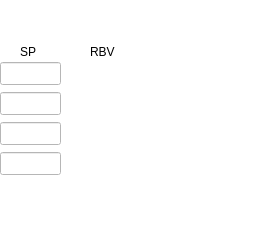
<?xml version="1.0" encoding="UTF-8"?>
<ui version="4.0">
 <class>Form</class>
 <widget class="QWidget" name="Form">
  <property name="geometry">
   <rect>
    <x>0</x>
    <y>0</y>
    <width>279</width>
    <height>226</height>
   </rect>
  </property>
  <property name="sizePolicy">
   <sizepolicy hsizetype="Ignored" vsizetype="Ignored">
    <horstretch>0</horstretch>
    <verstretch>0</verstretch>
   </sizepolicy>
  </property>
  <property name="windowTitle">
   <string>Slit axes</string>
  </property>
  <property name="styleSheet">
   <string notr="true">background-color: rgb(255, 255, 255);</string>
  </property>
  <layout class="QVBoxLayout" name="verticalLayout">
   <property name="spacing">
    <number>0</number>
   </property>
   <property name="leftMargin">
    <number>0</number>
   </property>
   <property name="topMargin">
    <number>0</number>
   </property>
   <property name="rightMargin">
    <number>0</number>
   </property>
   <property name="bottomMargin">
    <number>0</number>
   </property>
   <item>
    <widget class="QFrame" name="frame">
     <property name="sizePolicy">
      <sizepolicy hsizetype="Fixed" vsizetype="Fixed">
       <horstretch>0</horstretch>
       <verstretch>0</verstretch>
      </sizepolicy>
     </property>
     <property name="minimumSize">
      <size>
       <width>133</width>
       <height>141</height>
      </size>
     </property>
     <property name="frameShape">
      <enum>QFrame::Box</enum>
     </property>
     <property name="frameShadow">
      <enum>QFrame::Plain</enum>
     </property>
     <property name="lineWidth">
      <number>0</number>
     </property>
     <widget class="QLabel" name="label_11">
      <property name="geometry">
       <rect>
        <x>20</x>
        <y>0</y>
        <width>31</width>
        <height>20</height>
       </rect>
      </property>
      <property name="text">
       <string>SP</string>
      </property>
      <property name="alignment">
       <set>Qt::AlignLeading|Qt::AlignLeft|Qt::AlignVCenter</set>
      </property>
     </widget>
     <widget class="QLabel" name="label_12">
      <property name="geometry">
       <rect>
        <x>90</x>
        <y>0</y>
        <width>31</width>
        <height>20</height>
       </rect>
      </property>
      <property name="text">
       <string>RBV</string>
      </property>
      <property name="alignment">
       <set>Qt::AlignLeading|Qt::AlignLeft|Qt::AlignVCenter</set>
      </property>
     </widget>
     <widget class="QELineEdit" name="qelineedit">
      <property name="geometry">
       <rect>
        <x>0</x>
        <y>20</y>
        <width>61</width>
        <height>23</height>
       </rect>
      </property>
      <property name="font">
       <font>
        <pointsize>9</pointsize>
       </font>
      </property>
      <property name="alignment">
       <set>Qt::AlignRight|Qt::AlignTrailing|Qt::AlignVCenter</set>
      </property>
      <property name="variable" stdset="0">
       <string>$(SLIT)HSIZE.VAL</string>
      </property>
      <property name="variableSubstitutions" stdset="0">
       <string/>
      </property>
      <property name="displayAlarmStateOption" stdset="0">
       <enum>QEGenericEdit::Never</enum>
      </property>
     </widget>
     <widget class="QELabel" name="qelabel_3">
      <property name="geometry">
       <rect>
        <x>70</x>
        <y>20</y>
        <width>61</width>
        <height>21</height>
       </rect>
      </property>
      <property name="font">
       <font>
        <pointsize>9</pointsize>
       </font>
      </property>
      <property name="alignment">
       <set>Qt::AlignRight|Qt::AlignTrailing|Qt::AlignVCenter</set>
      </property>
      <property name="variable" stdset="0">
       <string>$(SLIT)HSIZE.RBV</string>
      </property>
      <property name="variableSubstitutions" stdset="0">
       <string/>
      </property>
      <property name="addUnits">
       <bool>false</bool>
      </property>
     </widget>
     <widget class="QELineEdit" name="qelineedit_2">
      <property name="geometry">
       <rect>
        <x>0</x>
        <y>50</y>
        <width>61</width>
        <height>23</height>
       </rect>
      </property>
      <property name="font">
       <font>
        <pointsize>9</pointsize>
       </font>
      </property>
      <property name="alignment">
       <set>Qt::AlignRight|Qt::AlignTrailing|Qt::AlignVCenter</set>
      </property>
      <property name="variable" stdset="0">
       <string>$(SLIT)HCENTRE.VAL</string>
      </property>
      <property name="variableSubstitutions" stdset="0">
       <string/>
      </property>
      <property name="displayAlarmStateOption" stdset="0">
       <enum>QEGenericEdit::Never</enum>
      </property>
     </widget>
     <widget class="QELineEdit" name="qelineedit_3">
      <property name="geometry">
       <rect>
        <x>0</x>
        <y>80</y>
        <width>61</width>
        <height>23</height>
       </rect>
      </property>
      <property name="font">
       <font>
        <pointsize>9</pointsize>
       </font>
      </property>
      <property name="alignment">
       <set>Qt::AlignRight|Qt::AlignTrailing|Qt::AlignVCenter</set>
      </property>
      <property name="variable" stdset="0">
       <string>$(SLIT)VSIZE.VAL</string>
      </property>
      <property name="variableSubstitutions" stdset="0">
       <string/>
      </property>
      <property name="displayAlarmStateOption" stdset="0">
       <enum>QEGenericEdit::Never</enum>
      </property>
     </widget>
     <widget class="QELineEdit" name="qelineedit_4">
      <property name="geometry">
       <rect>
        <x>0</x>
        <y>110</y>
        <width>61</width>
        <height>23</height>
       </rect>
      </property>
      <property name="font">
       <font>
        <pointsize>9</pointsize>
       </font>
      </property>
      <property name="alignment">
       <set>Qt::AlignRight|Qt::AlignTrailing|Qt::AlignVCenter</set>
      </property>
      <property name="variable" stdset="0">
       <string>$(SLIT)VCENTRE.VAL</string>
      </property>
      <property name="variableSubstitutions" stdset="0">
       <string/>
      </property>
      <property name="displayAlarmStateOption" stdset="0">
       <enum>QEGenericEdit::Never</enum>
      </property>
     </widget>
     <widget class="QELabel" name="qelabel_4">
      <property name="geometry">
       <rect>
        <x>70</x>
        <y>50</y>
        <width>61</width>
        <height>21</height>
       </rect>
      </property>
      <property name="font">
       <font>
        <pointsize>9</pointsize>
       </font>
      </property>
      <property name="alignment">
       <set>Qt::AlignRight|Qt::AlignTrailing|Qt::AlignVCenter</set>
      </property>
      <property name="variable" stdset="0">
       <string>$(SLIT)HCENTRE.RBV</string>
      </property>
      <property name="variableSubstitutions" stdset="0">
       <string/>
      </property>
      <property name="addUnits">
       <bool>false</bool>
      </property>
     </widget>
     <widget class="QELabel" name="qelabel_5">
      <property name="geometry">
       <rect>
        <x>70</x>
        <y>80</y>
        <width>61</width>
        <height>21</height>
       </rect>
      </property>
      <property name="font">
       <font>
        <pointsize>9</pointsize>
       </font>
      </property>
      <property name="alignment">
       <set>Qt::AlignRight|Qt::AlignTrailing|Qt::AlignVCenter</set>
      </property>
      <property name="variable" stdset="0">
       <string>$(SLIT)VSIZE.RBV</string>
      </property>
      <property name="variableSubstitutions" stdset="0">
       <string/>
      </property>
      <property name="addUnits">
       <bool>false</bool>
      </property>
     </widget>
     <widget class="QELabel" name="qelabel_6">
      <property name="geometry">
       <rect>
        <x>70</x>
        <y>110</y>
        <width>61</width>
        <height>21</height>
       </rect>
      </property>
      <property name="font">
       <font>
        <pointsize>9</pointsize>
       </font>
      </property>
      <property name="alignment">
       <set>Qt::AlignRight|Qt::AlignTrailing|Qt::AlignVCenter</set>
      </property>
      <property name="variable" stdset="0">
       <string>$(SLIT)VCENTRE.RBV</string>
      </property>
      <property name="variableSubstitutions" stdset="0">
       <string/>
      </property>
      <property name="addUnits">
       <bool>false</bool>
      </property>
     </widget>
    </widget>
   </item>
  </layout>
 </widget>
 <customwidgets>
  <customwidget>
   <class>QELabel</class>
   <extends>QLabel</extends>
   <header>QELabel.h</header>
  </customwidget>
  <customwidget>
   <class>QELineEdit</class>
   <extends>QLineEdit</extends>
   <header>QELineEdit.h</header>
  </customwidget>
 </customwidgets>
 <resources/>
 <connections/>
</ui>
